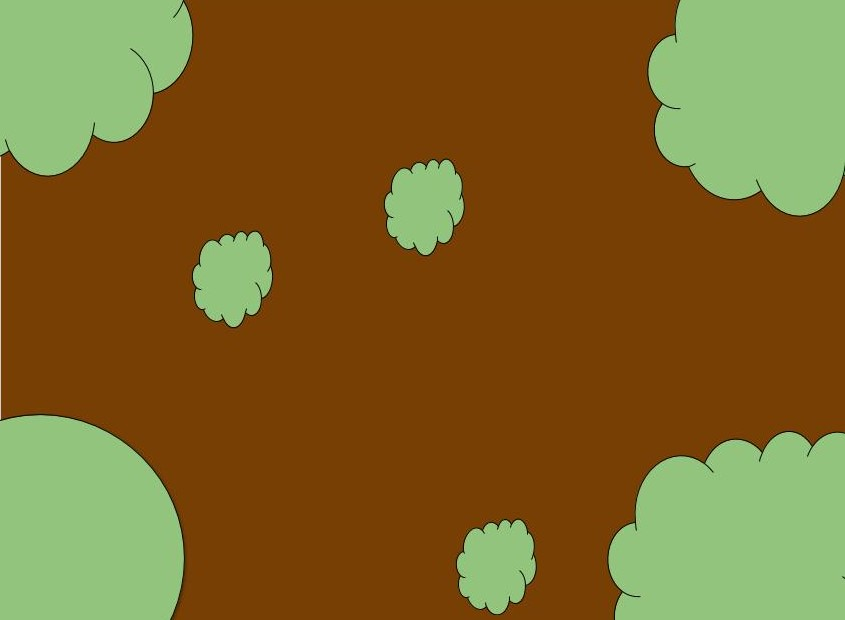
//> input picture test_images/toy_image_jpg.jpg, 845 x 620 px
$ ./rowDetect ../../../test_images/toy_image_jpg.jpg   (built with g++ and OpenCV 4)
//> lines starting //> are read from the running program, lines starting //| are printed output that depends on the picture
#include "opencv2/core/utility.hpp"
#include "opencv2/imgproc.hpp"
#include "opencv2/imgcodecs.hpp"
#include "opencv2/highgui.hpp"

#include <stdio.h>

using namespace cv;
using namespace std;

// Constants
const float X_SCALE = 0.15;
const float Y_SCALE = 0.15;

const int MAX_EDGE_THRESHOLD = 100;
const int max_value_H = 360 / 2;
const int max_value = 255;

// Global variables
int low_H = 32, low_S = 95, low_V = 81;
int high_H = 87, high_S = max_value, high_V = max_value;

// For inRange Thresholding
int lowerThreshold = 128;

// Erosion, dilation variables
Mat erosion_src, dilation_src, erosion_dst, dilation_dst;

int edgeThresh1 = 100;
int edgeThresh2 = 3;

int erosion_elem = 2;
int erosion_size = 2;
int dilation_elem = 2;
int dilation_size = 9;

int const max_elem = 2;
int const max_kernel_size = 21;

// Different image holders
Mat frame, scaledFrame, colorMask, greenFrame, blurFrame, cannyEdges, edgeFrame, thresholdFrame, circlesFrame;

const String window_capture_name = "Current Frame";
const String window_color_threshold_name = "Color Threshold";
const String window_edge_detection = "Edge Detection";
const String window_test = "Window Test";
const String window_erosions = "Erosions Test";
const String window_dilations = "Dilations Test";

/* Function Prototypes */
void Erosion(int, void*);
void Dilation(int, void*);

/* Function Definitions */
static void on_edge_thresh1_trackbar(int, void *)
{
	setTrackbarPos("thresh1", window_edge_detection, edgeThresh1);
}

static void on_low_H_thresh_trackbar(int, void *)
{
	low_H = min(high_H - 1, low_H);
	setTrackbarPos("Low H", window_color_threshold_name, low_H);
}
static void on_high_H_thresh_trackbar(int, void *)
{
	high_H = max(high_H, low_H + 1);
	setTrackbarPos("High H", window_color_threshold_name, high_H);
}
static void on_low_S_thresh_trackbar(int, void *)
{
	low_S = min(high_S - 1, low_S);
	setTrackbarPos("Low S", window_color_threshold_name, low_S);
}
static void on_high_S_thresh_trackbar(int, void *)
{
	high_S = max(high_S, low_S + 1);
	setTrackbarPos("High S", window_color_threshold_name, high_S);
}
static void on_low_V_thresh_trackbar(int, void *)
{
	low_V = min(high_V - 1, low_V);
	setTrackbarPos("Low V", window_color_threshold_name, low_V);
}
static void on_high_V_thresh_trackbar(int, void *)
{
	high_V = max(high_V, low_V + 1);
	setTrackbarPos("High V", window_color_threshold_name, high_V);
}

/* erosions  */
void Erosion(int, void*)
{
	int erosion_type;
	if (erosion_elem == 0) { erosion_type = MORPH_RECT; }
	else if (erosion_elem == 1) { erosion_type = MORPH_CROSS; }
	else if (erosion_elem == 2) { erosion_type = MORPH_ELLIPSE; }

	Mat element = getStructuringElement(erosion_type,
		Size(2 * erosion_size + 1, 2 * erosion_size + 1),
		Point(erosion_size, erosion_size));

	/// Apply the erosion operation
	erode(erosion_src, erosion_dst, element);
	imshow(window_erosions, erosion_dst);
}

/* dilations  */
void Dilation(int, void*)
{
	int dilation_type;
	if (dilation_elem == 0) { dilation_type = MORPH_RECT; }
	else if (dilation_elem == 1) { dilation_type = MORPH_CROSS; }
	else if (dilation_elem == 2) { dilation_type = MORPH_ELLIPSE; }

	Mat element = getStructuringElement(dilation_type,
		Size(2 * dilation_size + 1, 2 * dilation_size + 1),
		Point(dilation_size, dilation_size));
	/// Apply the dilation operation
	dilate(dilation_src, dilation_dst, element);
	imshow(window_dilations, dilation_dst);
}

static void help()
{
	printf("\nThis sample demonstrates rowDetect\n"
		"Call:\n"
		"    /.rowDetect [image_name -- Default is fruits.jpg]\n\n");
}

const char* keys =
{
	"{help h||}{@image |fruits.jpg|input image name}"
};

int main(int argc, const char** argv)
{
	help();
	CommandLineParser parser(argc, argv, keys);
	string filename = parser.get<string>(0);

	// Read in image as BGR
	frame = imread(samples::findFile(filename), IMREAD_COLOR);
//> frame is the input picture: 620 rows x 845 cols, CV_8UC3; mean B, G, R 38.7, 100.6, 126.1
	if (frame.empty())
	{
		printf("Cannot read image file: %s\n", filename.c_str());
		help();
		return -1;
	}

	// Convert from BGR to HSV colorspace
	cvtColor(frame, frame, COLOR_BGR2HSV);
//> frame: 620 rows x 845 cols, CV_8UC3; mean H, S, V 25.3, 201.4, 140.1
	// Resize image
	resize(frame, scaledFrame, Size(0, 0), X_SCALE, Y_SCALE, INTER_LINEAR);
//> scaledFrame: 93 rows x 127 cols, CV_8UC3; mean H, S, V 25.4, 201.4, 140.2

	// Create the windows
	namedWindow(window_capture_name);
	namedWindow(window_color_threshold_name);
	namedWindow(window_edge_detection);

	/// Create windows
	namedWindow(window_erosions);
	namedWindow(window_dilations);

	namedWindow(window_test);

	// Trackbars to set thresholds for rgb values
	createTrackbar("Low H", window_color_threshold_name, &low_H, max_value, on_low_H_thresh_trackbar);
	createTrackbar("High H", window_color_threshold_name, &high_H, max_value, on_high_H_thresh_trackbar);
	createTrackbar("Low S", window_color_threshold_name, &low_S, max_value, on_low_S_thresh_trackbar);
	createTrackbar("High S", window_color_threshold_name, &high_S, max_value, on_high_S_thresh_trackbar);
	createTrackbar("Low V", window_color_threshold_name, &low_V, max_value, on_low_V_thresh_trackbar);
	createTrackbar("High V", window_color_threshold_name, &high_V, max_value, on_high_V_thresh_trackbar);
    createTrackbar("Canny threshold1 Scharr", window_edge_detection, &edgeThresh1, MAX_EDGE_THRESHOLD, on_edge_thresh1_trackbar);

	/// Create Erosion Trackbar
	createTrackbar("Element:\n 0: Rect \n 1: Cross \n 2: Ellipse", window_erosions,
		&erosion_elem, max_elem,
		Erosion);
	createTrackbar("Kernel size:\n 2n +1", window_erosions,
		&erosion_size, max_kernel_size,
		Erosion);

	/// Create Dilation Trackbar
	createTrackbar("Element:\n 0: Rect \n 1: Cross \n 2: Ellipse", window_dilations,
		&dilation_elem, max_elem,
		Dilation);
	createTrackbar("Kernel size:\n 2n +1", window_dilations,
		&dilation_size, max_kernel_size,
		Dilation);

	// Show the original, scaled frame
	imshow(window_capture_name, scaledFrame);
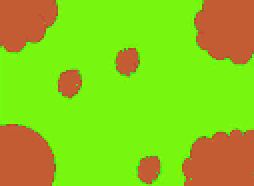
//> window 'Current Frame': 93 rows x 127 cols, CV_8UC3 (shown 2 times larger); mean B, G, R 25.4, 201.4, 140.2

	// Used for edge detection
	Mat dx, dy;

	while (true)
	{
		// Color thresholding
		inRange(scaledFrame, Scalar(low_H, low_S, low_V), Scalar(high_H, high_S, high_V), colorMask);
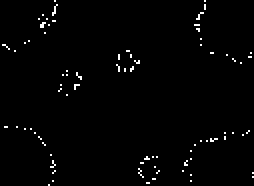
//> colorMask: 93 rows x 127 cols, CV_8UC1 (shown 2 times larger); 1.3% white in thin lines or dots
		greenFrame = Scalar::all(0);
		// Copy original frame to greenFrame with the colorMask
		scaledFrame.copyTo(greenFrame, colorMask);
//> greenFrame: 93 rows x 127 cols, CV_8UC3; mean H, S, V 0.7, 1.4, 2.4
		//blur(greenFrame, greenFrame, Size(3, 3));
		imshow(window_color_threshold_name, greenFrame);
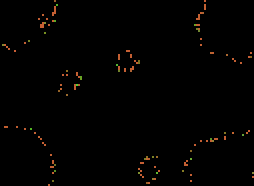
//> window 'Color Threshold': 93 rows x 127 cols, CV_8UC3 (shown 2 times larger); mean B, G, R 0.7, 1.4, 2.4

		// Erode/Dilate (use the green thresholded image)
		erosion_src = colorMask;
		Erosion(0, 0);
//> in Erosion, `erode(erosion_src, erosion_dst, element);`: erosion_dst: 93 rows x 127 cols, CV_8UC1; every value is 0
		dilation_src = erosion_dst;
		Dilation(0, 0);

		//// Edge detection
		// Blur input to edge detection
		cv::GaussianBlur(dilation_dst, blurFrame, cv::Size(7, 7), 2, 2);
		// Canny detector
		Canny(blurFrame, cannyEdges, edgeThresh1, edgeThresh1*3, 3);
		// We now have a binary mask of edges
		imshow(window_edge_detection, cannyEdges);

		// find contours
		vector<vector<Point> > contours;
		vector<Vec4i> hierarchy;
		findContours(cannyEdges, contours, hierarchy, RETR_TREE, CHAIN_APPROX_SIMPLE, Point(0, 0));
//> contours = 0 contours

		// get the moments
		vector<Moments> mu(contours.size());
//> mu = 0 items
		for (int i = 0; i<contours.size(); i++)
		{
			mu[i] = moments(contours[i], false);
		}
//> this loop made 0 passes

		// get the centroid of figures.
		vector<Point2f> mc(contours.size());
		for (int i = 0; i<contours.size(); i++)
		{
			mc[i] = Point2f(mu[i].m10 / mu[i].m00, mu[i].m01 / mu[i].m00);
		}


		// draw contours
		Mat drawing(cannyEdges.size(), CV_8UC3, Scalar(255, 255, 255));
		for (int i = 0; i<contours.size(); i++)
		{
			Scalar color = Scalar(167, 151, 0); // B G R values
			circle(drawing, mc[i], 4, color, -1, 8, 0);
		}
//> drawing: 93 rows x 127 cols, CV_8UC3; every value is 255

		imshow(window_test, drawing);

		char key = (char)waitKey(30);
//> the 'q' key is pressed
		if (key == 'q' || key == 27)
		{
			break;
		}
	}
}
